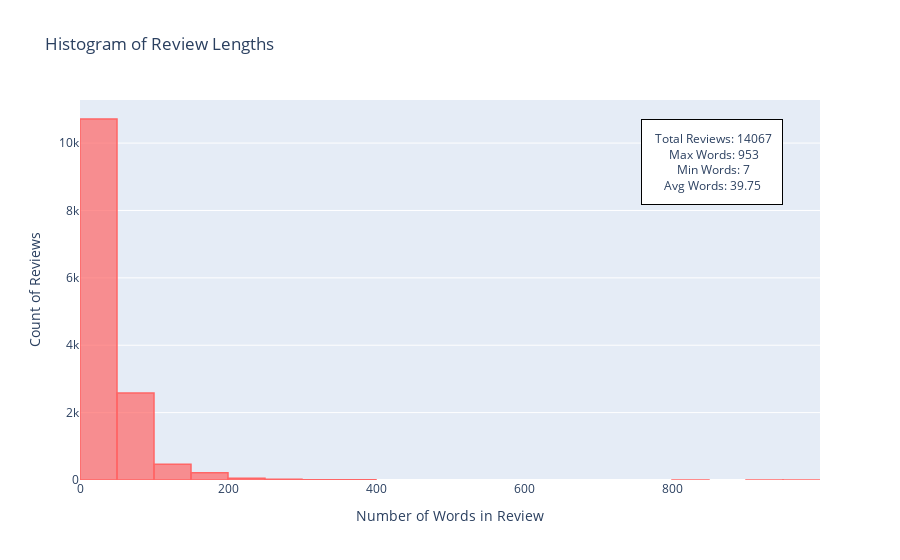

The notebook cell this image was saved under:
### Code cell
df_balanced['length'] = df_balanced['cleaned_review'].apply(lambda x: len(x.split()))

# Calculate statistics
total_reviews = len(df_balanced)
max_length = df_balanced['length'].max()
min_length = df_balanced['length'].min()
avg_length = df_balanced['length'].mean()

# Create a histogram using Plotly
fig = px.histogram(df_balanced, x='length', nbins=20, title='Histogram of Review Lengths')
fig.update_traces(marker_color='rgba(255, 102, 102, 0.7)', marker_line_color='rgba(255, 102, 102, 1)', marker_line_width=1.5)
fig.update_xaxes(title='Number of Words in Review')
fig.update_yaxes(title='Count of Reviews')

# Add a mini box with summary statistics
summary_text = f"""
Total Reviews: {total_reviews}<br>
Max Words: {max_length}<br>
Min Words: {min_length}<br>
Avg Words: {avg_length:.2f}
"""

fig.add_annotation(
    xref='paper', yref='paper',
    x=0.95, y=0.95,
    text=summary_text,
    showarrow=False,
    bordercolor="black",
    borderwidth=1,
    borderpad=10,
    bgcolor="white",
    font=dict(size=12)
)

# Display the plot
fig.show()

### Figure 1 — Plotly figure (JSON) as saved in the notebook; plotly's stock layout.template omitted (floating-point values rounded to 4 significant figures; data arrays with more than 128 entries replaced by an {"elided": "..."} marker saying what was removed)
{"data": [{"alignmentgroup": "True", "bingroup": "x", "hovertemplate": "length=%{x}<br>count=%{y}<extra></extra>", "legendgroup": "", "marker": {"color": "rgba(255, 102, 102, 0.7)", "line": {"color": "rgba(255, 102, 102, 1)", "width": 1.5}, "pattern": {"shape": ""}}, "name": "", "nbinsx": 20, "offsetgroup": "", "orientation": "v", "showlegend": false, "type": "histogram", "x": {"elided": "14067 int values"}, "xaxis": "x", "yaxis": "y"}], "layout": {"annotations": [{"bgcolor": "white", "bordercolor": "black", "borderpad": 10, "borderwidth": 1, "font": {"size": 12}, "showarrow": false, "text": "\nTotal Reviews: 14067<br>\nMax Words: 953<br>\nMin Words: 7<br>\nAvg Words: 39.75\n", "x": 0.95, "xref": "paper", "y": 0.95, "yref": "paper"}], "barmode": "relative", "legend": {"tracegroupgap": 0}, "title": {"text": "Histogram of Review Lengths"}, "xaxis": {"anchor": "y", "domain": [0, 1], "title": {"text": "Number of Words in Review"}}, "yaxis": {"anchor": "x", "domain": [0, 1], "title": {"text": "Count of Reviews"}}}}
